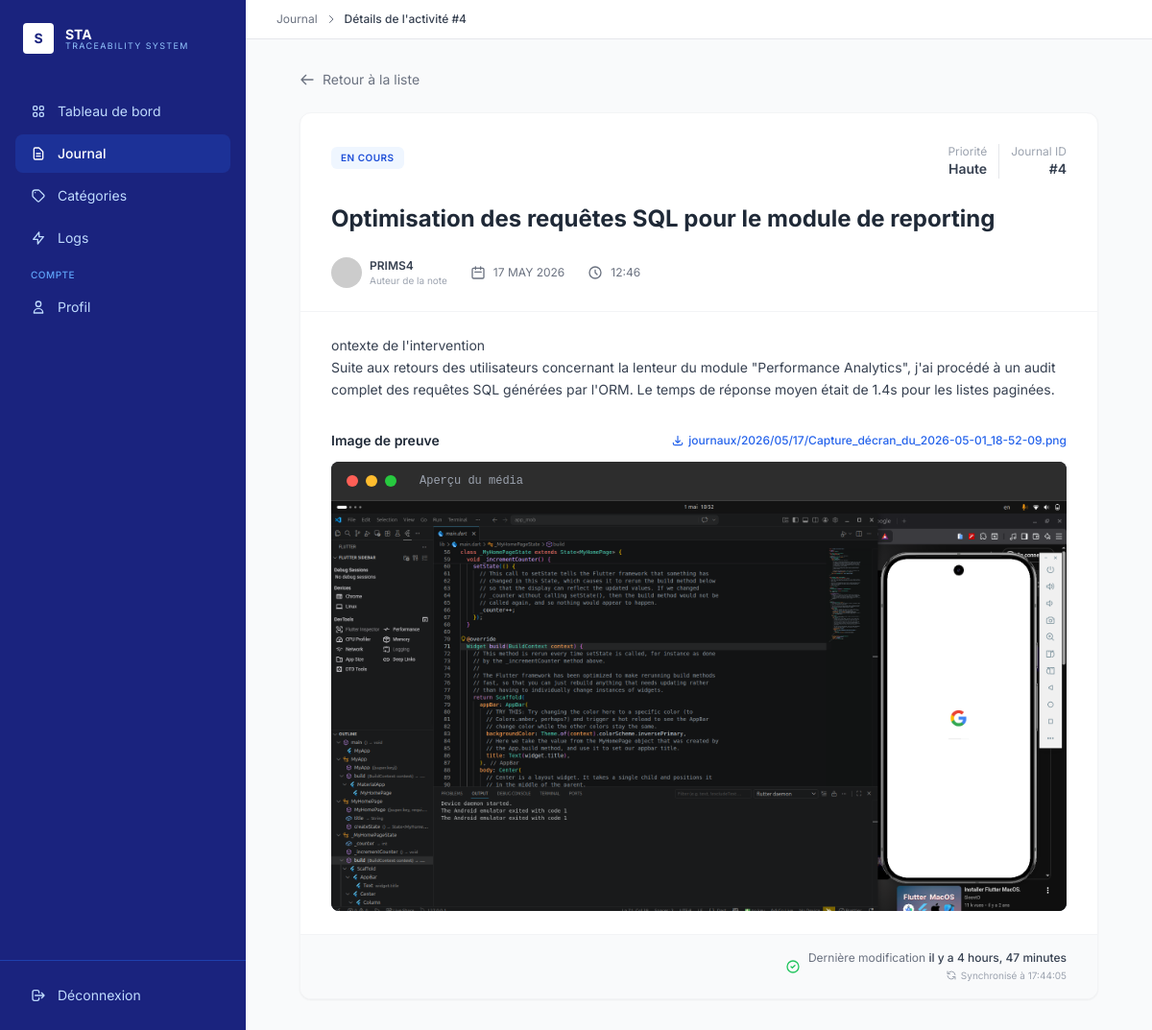
/journal/4/ (signed in), run on an earlier commit of the app's database.
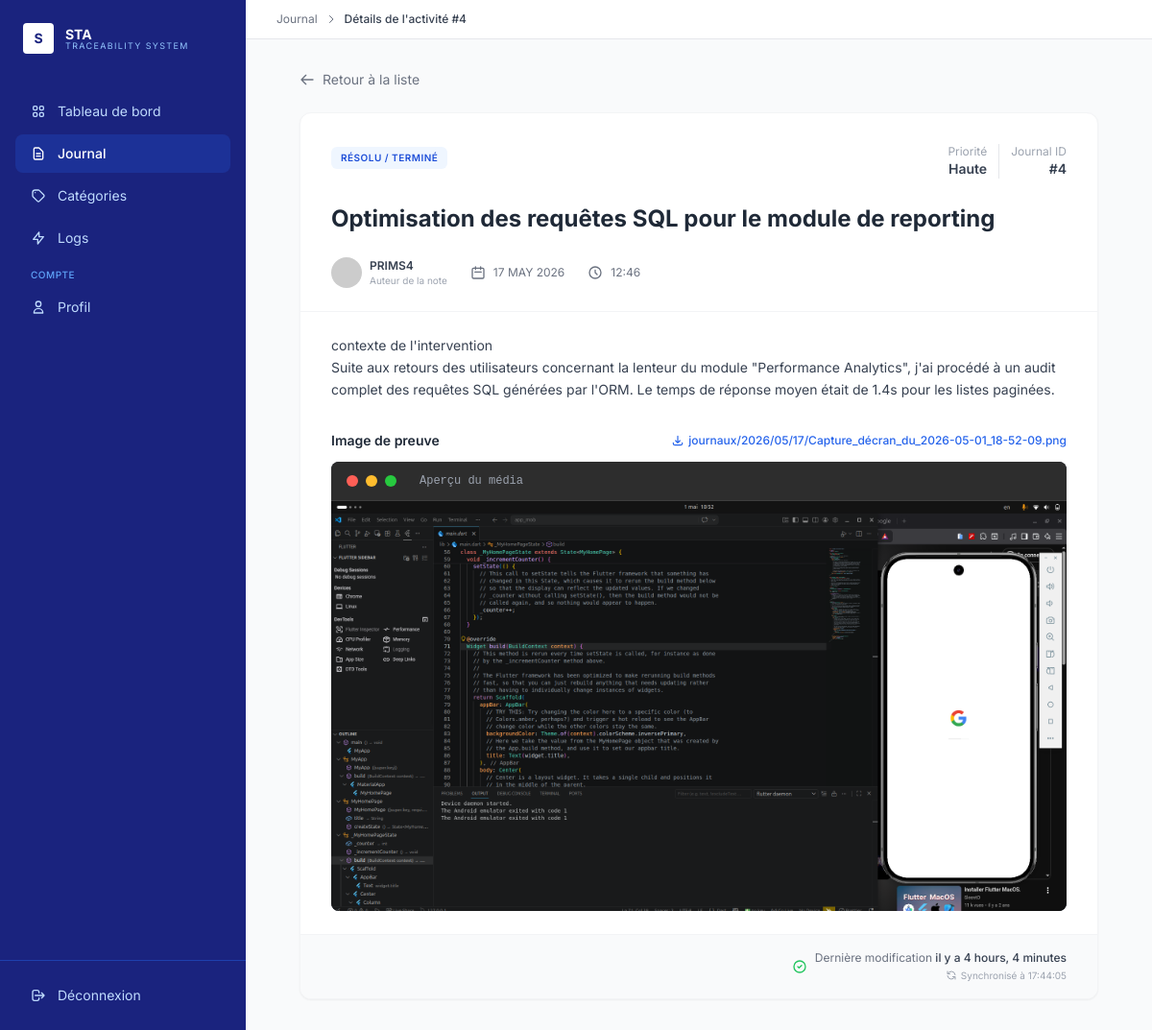
And on a later commit of the database.
### app/models.py (models this page shows, shortened)
class Journal(models.Model):
    PRIORITY_CHOICES = [
        ('basse', 'Basse'),
        ('normale', 'Normale'),
        ('haute', 'Haute'),
    ]
    STATUT_CHOICES = [
        ('ouvert', 'Ouvert'),
        ('en_cours', 'En cours'),
        ('resolu', 'Résolu / Terminé'),
    ]
    titre = models.CharField(max_length=200, verbose_name="Titre de l'activité")
    contenu = models.TextField(verbose_name="Description détaillée")
    image = models.ImageField(upload_to='journaux/%Y/%m/%d/', blank=True, null=True, verbose_name="Image de preuve")
    priorite = models.CharField(max_length=10, choices=PRIORITY_CHOICES, default='normale')
    statut = models.CharField(max_length=15, choices=STATUT_CHOICES, default='ouvert')
    categorie = models.ForeignKey(Categorie, on_delete=models.SET_NULL, null=True, blank=True, related_name='journaux', verbose_name="Catégorie")
    auteur = models.ForeignKey(User, on_delete=models.CASCADE, related_name='journaux')
    date_creation = models.DateTimeField(auto_now_add=True, verbose_name="Créé le")
    date_modification = models.DateTimeField(auto_now=True, verbose_name="Modifié le")
    class Meta:
        ordering = ['-date_creation']
        verbose_name = "Entrée de journal"
        verbose_name_plural = "Entrées de journal"

### app/views.py (the view)
# urls.py: path("journal/<int:pk>/", JournalDetailView.as_view(), name="journal_detail"),
class JournalDetailView(LoginRequiredMixin, generic.DetailView):
    model = Journal
    template_name = "details.html"
    context_object_name = "journal"

### app/templates/details.html (shortened to what the changed rows need)
<!DOCTYPE html>
<html lang="fr">
<head>
    <script src="https://cdn.tailwindcss.com"></script>
</head>
<body class="bg-gray-50 flex min-h-screen">
    <main class="flex-1 ml-64">
        <div class="bg-white border-b border-gray-200 px-8 py-3 flex items-center justify-between">
            <div class="flex items-center gap-2 text-xs text-gray-500">
                <span>Journal</span>
                <svg xmlns="http://www.w3.org/2000/svg" class="h-3 w-3" fill="none" viewBox="0 0 24 24" stroke="currentColor">
                    <path stroke-linecap="round" stroke-linejoin="round" stroke-width="2" d="M9 5l7 7-7 7" />
                </svg>
                <span class="text-gray-700 font-medium">Détails de l'activité #{{ journal.id }}</span>
            </div>
        </div>
        <div class="max-w-4xl mx-auto p-8">
            <div class="bg-white rounded-xl border border-gray-100 shadow-sm overflow-hidden">
                <div class="px-8 pt-8 pb-6">
                    <div class="flex items-start justify-between mb-6">
                        <div>
                            <span class="inline-flex items-center px-2.5 py-1 rounded-md bg-blue-50 text-blue-700 text-[10px] font-semibold uppercase tracking-wider mb-3">
                                {{ journal.get_statut_display }}
                            </span>
                        </div>
                        <div class="flex items-center gap-3">
                            <div class="text-right">
                                <div class="text-xs text-gray-400">Priorité</div>
                                <div class="text-sm font-semibold text-gray-700">{{ journal.get_priorite_display }}</div>
                            </div>
                            <div class="text-right border-l border-gray-200 pl-3">
                                <div class="text-xs text-gray-400">Journal ID</div>
                                <div class="text-sm font-semibold text-gray-700">#{{ journal.id }}</div>
                            </div>
                        </div>
                    </div>
                    <h1 class="text-2xl font-bold text-gray-800 mb-6">{{ journal.titre }}</h1>
                    <div class="flex items-center gap-6">
                        <div class="flex items-center gap-2">
                            <img src="https://ui-avatars.com/api/?name={{ journal.auteur.username }}&background=random" alt="{{ journal.auteur.username }}" class="w-8 h-8 rounded-full">
                            <div>
                                <div class="text-xs font-semibold text-gray-700">{{ journal.auteur.username|upper }}</div>
                                <div class="text-[10px] text-gray-400">Auteur de la note</div>
                            </div>
                        </div>
                        <div class="flex items-center gap-2 text-xs text-gray-500">
                            <svg xmlns="http://www.w3.org/2000/svg" class="h-4 w-4" fill="none" viewBox="0 0 24 24" stroke="currentColor">
                                <path stroke-linecap="round" stroke-linejoin="round" stroke-width="2" d="M8 7V3m8 4V3m-9 8h10M5 21h14a2 2 0 002-2V7a2 2 0 00-2-2H5a2 2 0 00-2 2v12a2 2 0 002 2z" />
                            </svg>
                            {{ journal.date_creation|date:"d F Y"|upper }}
                        </div>
                        <div class="flex items-center gap-2 text-xs text-gray-500">
                            <svg xmlns="http://www.w3.org/2000/svg" class="h-4 w-4" fill="none" viewBox="0 0 24 24" stroke="currentColor">
                                <path stroke-linecap="round" stroke-linejoin="round" stroke-width="2" d="M12 8v4l3 3m6-3a9 9 0 11-18 0 9 9 0 0118 0z" />
                            </svg>
                            {{ journal.date_creation|date:"H:i" }}
                        </div>
                    </div>
                </div>
                <div class="px-8 py-6">
                    <div class="space-y-6 text-sm text-gray-700 leading-relaxed">
                        {{ journal.contenu|linebreaks }}
                    </div>
                    {% if journal.image %}
                    <div class="mt-8">
                        <div class="flex items-center justify-between mb-3">
                            <h3 class="text-sm font-semibold text-gray-800">Image de preuve</h3>
                            <a href="{{ journal.image.url }}" target="_blank" class="text-xs text-blue-600 hover:text-blue-700 font-medium flex items-center gap-1">
                                <svg xmlns="http://www.w3.org/2000/svg" class="h-3.5 w-3.5" fill="none" viewBox="0 0 24 24" stroke="currentColor">
                                    <path stroke-linecap="round" stroke-linejoin="round" stroke-width="2" d="M4 16v1a3 3 0 003 3h10a3 3 0 003-3v-1m-4-4l-4 4m0 0l-4-4m4 4V4" />
                                </svg>
                                {{ journal.image.name }}
                            </a>
                        </div>
                        <div class="bg-gray-900 rounded-lg overflow-hidden">
                            <div class="flex items-center gap-2 px-4 py-3 bg-[#2d2d2d] border-b border-[#3e3e3e]">
                                <div class="w-3 h-3 rounded-full bg-[#ff5f56]"></div>
                                <div class="w-3 h-3 rounded-full bg-[#ffbd2e]"></div>
                                <div class="w-3 h-3 rounded-full bg-[#27c93f]"></div>
                                <span class="ml-4 text-xs text-gray-400 font-mono">Aperçu du média</span>
                            </div>
                            <img src="{{ journal.image.url }}" class="w-full h-auto" alt="Preuve">
                        </div>
                    </div>
                    {% endif %}
                </div>
                <div class="px-8 py-4 bg-gray-50 border-t border-gray-100 flex items-center justify-between">
                    <div class="flex items-center gap-2 text-xs text-gray-500">
                        <div class="flex flex-col items-end">
                            <span>Dernière modification <span class="font-medium text-gray-700">il y a {{ journal.date_modification|timesince }}</span></span>
                        </div>
                    </div>
                </div>
            </div>
        </div>
    </main>
</body>
</html>

What changed in the data, as far as the page shows it:
changed Journal "Optimisation des requêtes SQL pour le module de reporting": statut "EN COURS" → "RÉSOLU / TERMINÉ"; contenu "ontexte de l'intervention Suite aux…" → "contexte de l'intervention Suite aux…"; date_modification "4 hours, 47 minutes" → "4 hours, 4 minutes"
